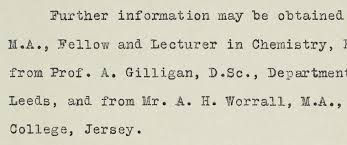
#> input picture app/images/images.jpeg, 347 x 145 px
$ python ocr.py
#> lines starting #> are read from the running program, lines starting #| are printed output that depends on the picture; after the words box and inside, x2 and y2 are one past the last pixel; in counts of white or black regions, pixels touching at a corner belong together
import cv2
import pathlib
from PIL import Image
import pytesseract

BASE_DIR = pathlib.Path(__file__).parent
IMG_DIR = BASE_DIR / "images"
img_path = IMG_DIR / "images.jpeg"

def preprocess_image(img_path):
    img = cv2.imread(str(img_path), cv2.IMREAD_GRAYSCALE)
#> img: shape (145, 347); min 0, max 253, mean 208.6
    if img is None:
        raise FileNotFoundError(f"Could not read image at {img_path}")

    # Resize (scale up for better OCR)
    img = cv2.resize(img, None, fx=2, fy=2, interpolation=cv2.INTER_CUBIC)
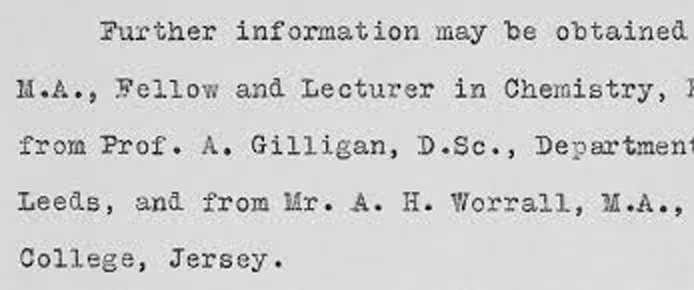
#> img: shape (290, 694); min 0, max 255, mean 208.6

    # Binarization
    _, img = cv2.threshold(img, 150, 255, cv2.THRESH_BINARY + cv2.THRESH_OTSU)
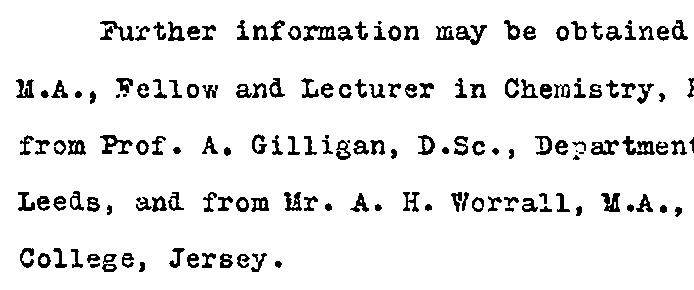
#> img: shape (290, 694); 91.8% white; 159 black regions (9 under 20 px), largest, box (x1, y1, x2, y2) and area: (622, 136, 655, 155) 292, (100, 135, 133, 154) 269, (456, 25, 487, 45) 266

    # Noise removal
    img = cv2.medianBlur(img, 3)
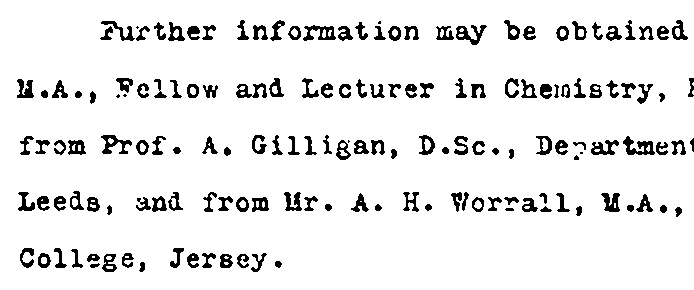
#> img: shape (290, 694); 91.9% white; 156 black regions (7 under 20 px), largest, box (x1, y1, x2, y2) and area: (623, 136, 655, 155) 299, (456, 25, 487, 45) 271, (303, 25, 336, 41) 269

    return Image.fromarray(img)

processed_img = preprocess_image(img_path)

custom_config = r'--oem 3 --psm 6'
#> (the run stopped early here; a loop or call above may not have finished)

$ run again, with app/images/Handwriting-test-dataset-for-OCR-operation.jpg copied over app/images/images.jpeg
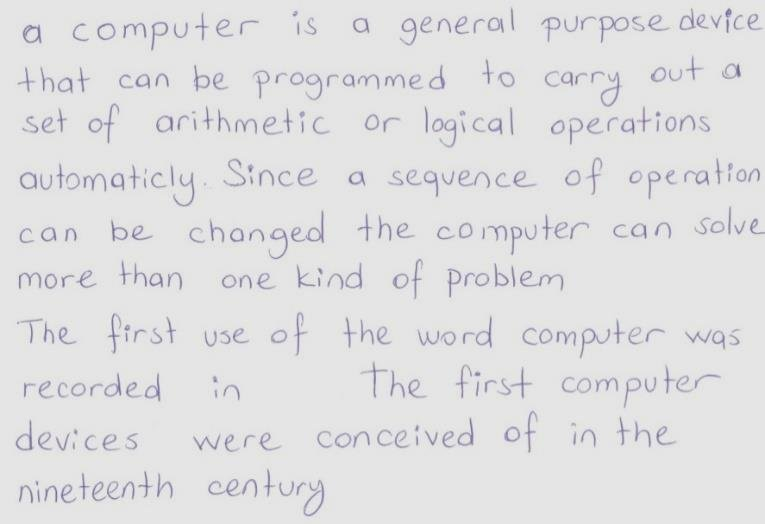
#> input picture app/images/Handwriting-test-dataset-for-OCR-operation.jpg, 765 x 524 px
#> in preprocess_image, `_, img = cv2.threshold(img, 150, 255, cv2.THRESH_BINARY + cv2.THRESH_O..`:
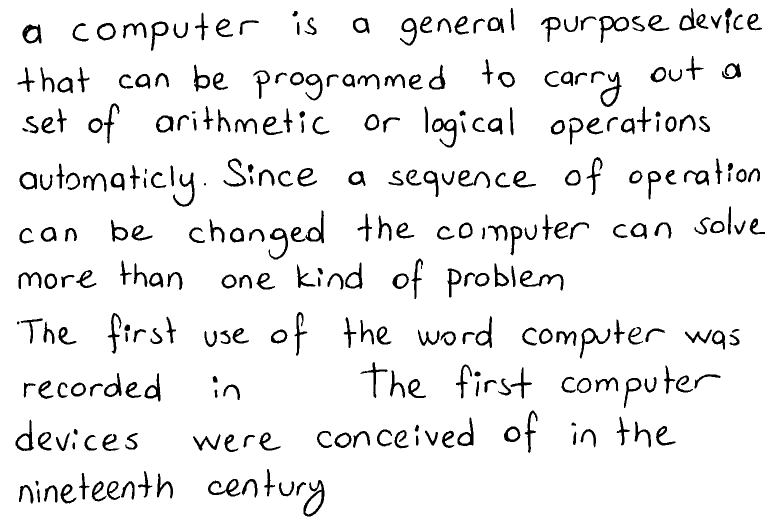
#> img: shape (1048, 1530) (shown at 1/2 size); 93.4% white; 302 black regions (1 under 20 px), largest, box (x1, y1, x2, y2) and area: (607, 960, 649, 1033) 903, (864, 237, 913, 295) 901, (1040, 541, 1127, 581) 895

$ run again, with app/images/ocr-for-handwritten-documents-v0-os036yiv9xod1.webp saved as app/images/images.jpeg
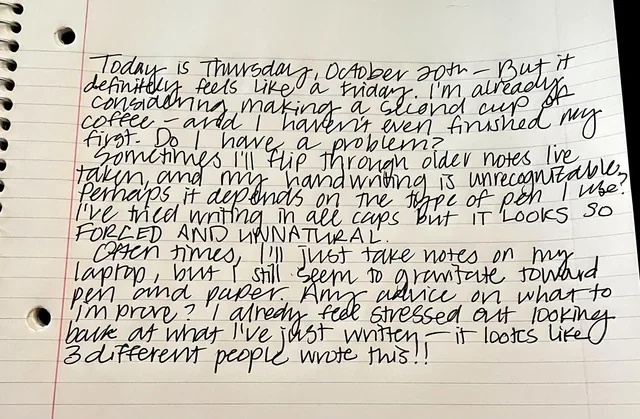
#> input picture app/images/ocr-for-handwritten-documents-v0-os036yiv9xod1.webp, 640 x 419 px
#> in preprocess_image, `_, img = cv2.threshold(img, 150, 255, cv2.THRESH_BINARY + cv2.THRESH_O..`:
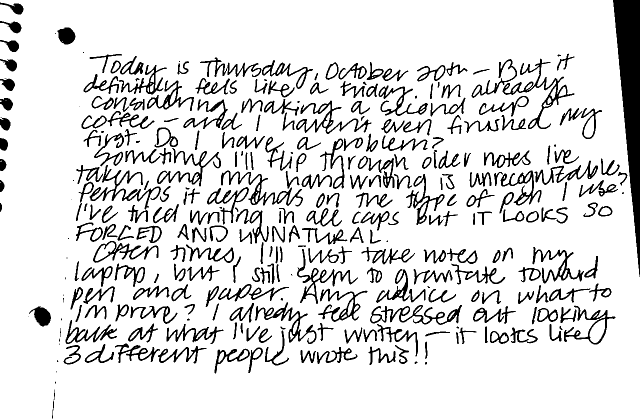
#> img: shape (838, 1280) (shown at 1/2 size); 86.8% white; 316 black regions (35 under 20 px), largest, box (x1, y1, x2, y2) and area: (1226, 0, 1280, 554) 15236, (1005, 117, 1149, 258) 2645, (179, 330, 322, 419) 2247
